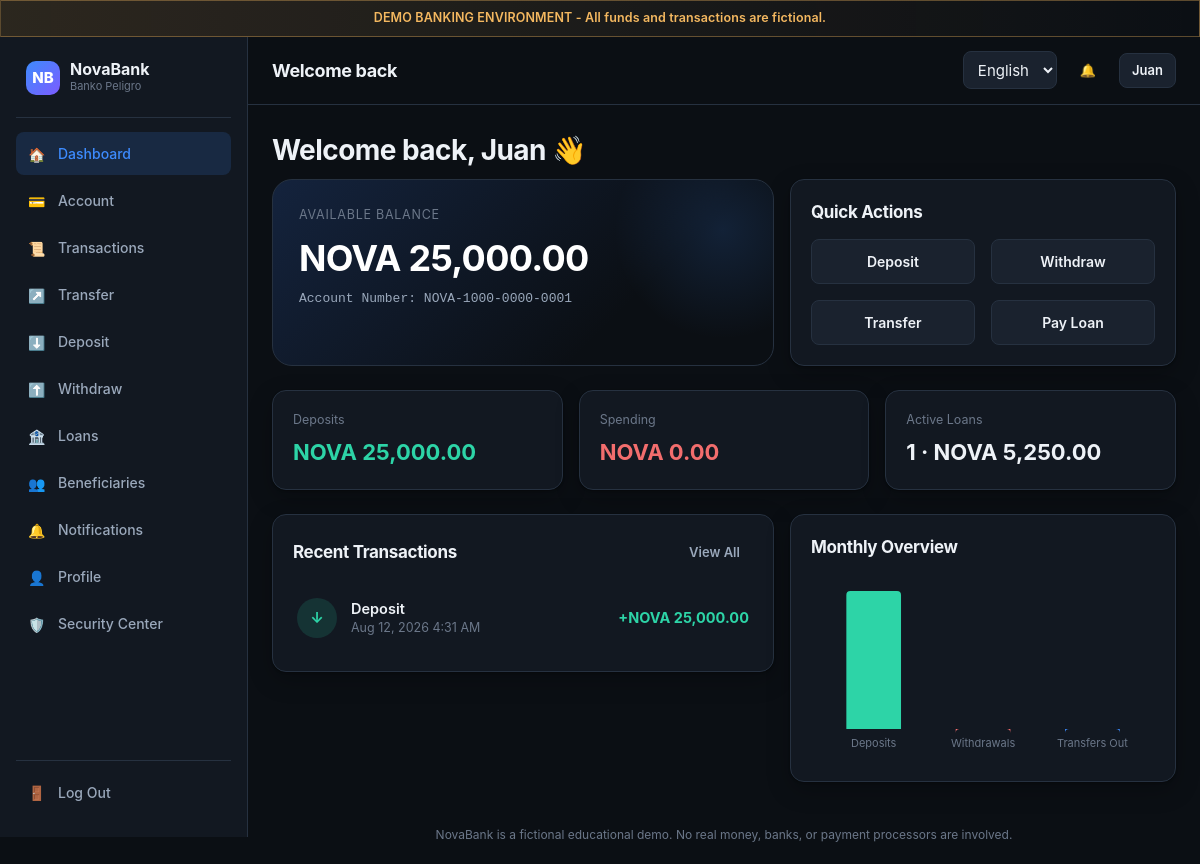
The app's page /dashboard.php (signed in) with its own data.
### tables this page shows
CREATE TABLE accounts (
    id INT UNSIGNED AUTO_INCREMENT PRIMARY KEY,
    user_id INT UNSIGNED NOT NULL UNIQUE,
    account_number VARCHAR(20) NOT NULL UNIQUE,
    balance DECIMAL(15,2) NOT NULL DEFAULT 0.00,
    currency VARCHAR(5) NOT NULL DEFAULT 'NOVA',
    status ENUM('active','locked') NOT NULL DEFAULT 'active',
    created_at TIMESTAMP NOT NULL DEFAULT CURRENT_TIMESTAMP,
    FOREIGN KEY (user_id) REFERENCES users(id) ON DELETE CASCADE,
    CONSTRAINT chk_balance_nonnegative CHECK (balance >= 0)
);

CREATE TABLE users (
    id INT UNSIGNED AUTO_INCREMENT PRIMARY KEY,
    role_id TINYINT UNSIGNED NOT NULL DEFAULT 1,
    username VARCHAR(30) NOT NULL UNIQUE,
    email VARCHAR(120) NOT NULL UNIQUE,
    password_hash VARCHAR(255) NOT NULL,
    first_name VARCHAR(60) NOT NULL,
    last_name VARCHAR(60) NOT NULL,
    mobile_number VARCHAR(20) NOT NULL,
    date_of_birth DATE NOT NULL,
    address VARCHAR(255) NOT NULL,
    status ENUM('active','locked','suspended') NOT NULL DEFAULT 'active',
    failed_login_count INT UNSIGNED NOT NULL DEFAULT 0,
    locked_until DATETIME NULL,
    created_at TIMESTAMP NOT NULL DEFAULT CURRENT_TIMESTAMP,
    updated_at TIMESTAMP NOT NULL DEFAULT CURRENT_TIMESTAMP ON UPDATE CURRENT_TIMESTAMP,
    FOREIGN KEY (role_id) REFERENCES roles(id)
);

CREATE TABLE transactions (
    id INT UNSIGNED AUTO_INCREMENT PRIMARY KEY,
    transaction_ref VARCHAR(30) NOT NULL UNIQUE,
    account_id INT UNSIGNED NOT NULL,
    type_id TINYINT UNSIGNED NOT NULL,
    amount DECIMAL(15,2) NOT NULL,
    balance_after DECIMAL(15,2) NOT NULL,
    counterparty_account_id INT UNSIGNED NULL,
    description VARCHAR(255) NULL,
    status ENUM('pending','completed','failed','reversed') NOT NULL DEFAULT 'completed',
    created_at TIMESTAMP NOT NULL DEFAULT CURRENT_TIMESTAMP,
    FOREIGN KEY (account_id) REFERENCES accounts(id),
    FOREIGN KEY (type_id) REFERENCES transaction_types(id),
    FOREIGN KEY (counterparty_account_id) REFERENCES accounts(id),
    INDEX idx_account_created (account_id, created_at)
);

CREATE TABLE transaction_types (
    id TINYINT UNSIGNED AUTO_INCREMENT PRIMARY KEY,
    code VARCHAR(30) NOT NULL UNIQUE
);

### includes/lang.php (called while the page is built, shortened)
<?php
function t(string $key): string {
    return $GLOBALS['__strings'][$key] ?? $key;
}
function current_lang(): string {
    return $GLOBALS['__lang'];
}

### includes/functions.php (called while the page is built, shortened)
<?php
function e(?string $value): string {
    return htmlspecialchars($value ?? '', ENT_QUOTES, 'UTF-8');
}
function format_money(float|string $amount): string {
    return APP_CURRENCY . ' ' . number_format((float)$amount, 2);
}
function format_date(string $datetime, string $format = 'M j, Y g:i A'): string {
    $ts = strtotime($datetime);
    return $ts ? date($format, $ts) : $datetime;
}

### includes/auth.php (called while the page is built, shortened)
<?php
function current_user_id(): ?int {
    return $_SESSION['user_id'] ?? null;
}
function current_user(): ?array {
    static $user = null;
    static $fetched = false;
    if ($fetched) return $user;
    $fetched = true;
    $uid = current_user_id();
    $stmt = db()->prepare('SELECT u.*, a.id AS account_id, a.account_number, a.balance, a.status AS account_status
                            FROM users u JOIN accounts a ON a.user_id = u.id
                            WHERE u.id = ?');
    $stmt->execute([$uid]);
    $user = $stmt->fetch() ?: null;
    return $user;
}

### config/database.php (called while the page is built, shortened)
<?php
function db(): PDO {
    static $pdo = null;
    if ($pdo === null) {
        $dsn = 'mysql:host=' . DB_HOST . ';dbname=' . DB_NAME . ';charset=' . DB_CHARSET;
        try {
            $pdo = new PDO($dsn, DB_USER, DB_PASS, [
                PDO::ATTR_ERRMODE => PDO::ERRMODE_EXCEPTION,
                PDO::ATTR_DEFAULT_FETCH_MODE => PDO::FETCH_ASSOC,
                PDO::ATTR_EMULATE_PREPARES => false,
            ]);
        } catch (PDOException $e) {
            error_log('DB connection failed: ' . $e->getMessage());
            http_response_code(500);
            die('Service temporarily unavailable. Please try again later.');
        }
    }
    return $pdo;
}

### dashboard.php (the view, shortened to what this page needs)
<?php
$user = current_user();
$pdo = db();
$stmt = $pdo->prepare(
    'SELECT t.*, tt.code AS type_code
     FROM transactions t JOIN transaction_types tt ON tt.id = t.type_id
     WHERE t.account_id = ?
     ORDER BY t.created_at DESC LIMIT 6'
);
$stmt->execute([$user['account_id']]);
$recentTransactions = $stmt->fetchAll();
$stmt = $pdo->prepare(
    "SELECT tt.code AS type_code, SUM(t.amount) AS total
     FROM transactions t JOIN transaction_types tt ON tt.id = t.type_id
     WHERE t.account_id = ? AND MONTH(t.created_at) = MONTH(CURDATE()) AND YEAR(t.created_at) = YEAR(CURDATE())
     GROUP BY tt.code"
);
$stmt->execute([$user['account_id']]);
$monthly = ['deposit' => 0, 'withdrawal' => 0, 'transfer_out' => 0, 'transfer_in' => 0];
foreach ($stmt->fetchAll() as $row) {
    $monthly[$row['type_code']] = (float)$row['total'];
}
$monthlySpending = $monthly['withdrawal'] + $monthly['transfer_out'];
$stmt = $pdo->prepare("SELECT COUNT(*) AS c, COALESCE(SUM(remaining_balance),0) AS total FROM loans WHERE user_id = ? AND status = 'active'");
$stmt->execute([$user['id']]);
$loanSummary = $stmt->fetch();
$pageTitle = t('dashboard_welcome');
require __DIR__ . '/includes/header.php';
?>
<h1><?= e(t('dashboard_welcome')) ?>, <?= e($user['first_name']) ?> 👋</h1>
<div class="grid grid-2 mb-24" style="grid-template-columns: 1.3fr 1fr;">
    <div class="balance-card">
        <div class="balance-label"><?= e(t('dashboard_available_balance')) ?></div>
        <div class="balance-amount"><?= e(format_money($user['balance'])) ?></div>
        <div class="balance-account"><?= e(t('dashboard_account_number')) ?>: <?= e($user['account_number']) ?></div>
    </div>
    <div class="card">
        <div class="card-header"><h3><?= e(t('dashboard_quick_actions')) ?></h3></div>
        <div class="grid grid-2">
            <a href="<?= APP_BASE_URL ?>/deposit.php" class="btn btn-secondary"><?= e(t('action_deposit')) ?></a>
            <a href="<?= APP_BASE_URL ?>/withdraw.php" class="btn btn-secondary"><?= e(t('action_withdraw')) ?></a>
            <a href="<?= APP_BASE_URL ?>/transfer.php" class="btn btn-secondary"><?= e(t('action_transfer')) ?></a>
            <a href="<?= APP_BASE_URL ?>/loans.php" class="btn btn-secondary"><?= e(t('action_pay_loan')) ?></a>
        </div>
    </div>
</div>
<div class="grid grid-3 mb-24">
    <div class="card stat-card">
        <span class="stat-label"><?= e(t('dashboard_deposits')) ?></span>
        <span class="stat-value positive"><?= e(format_money($monthly['deposit'] + $monthly['transfer_in'])) ?></span>
    </div>
    <div class="card stat-card">
        <span class="stat-label"><?= e(t('dashboard_spending')) ?></span>
        <span class="stat-value negative"><?= e(format_money($monthlySpending)) ?></span>
    </div>
    <div class="card stat-card">
        <span class="stat-label"><?= e(t('dashboard_active_loans')) ?></span>
        <span class="stat-value"><?= (int)$loanSummary['c'] ?> · <?= e(format_money($loanSummary['total'])) ?></span>
    </div>
</div>
<div class="grid grid-2" style="grid-template-columns: 1.3fr 1fr; align-items:start;">
    <div class="card">
        <div class="card-header">
            <h3><?= e(t('dashboard_recent_transactions')) ?></h3>
            <a href="<?= APP_BASE_URL ?>/transactions.php" class="btn btn-ghost btn-sm"><?= e(t('dashboard_view_all')) ?></a>
        </div>
        <?php if (empty($recentTransactions)): ?>
            <div class="empty-state"><?= e(t('dashboard_no_transactions')) ?></div>
        <?php else: ?>
            <?php foreach ($recentTransactions as $t): ?>
                <?php $isCredit = in_array($t['type_code'], ['deposit', 'transfer_in', 'loan_disbursement'], true); ?>
                <div class="txn-row">
                    <div class="txn-icon <?= $isCredit ? 'in' : 'out' ?>"><?= $isCredit ? '↓' : '↑' ?></div>
                    <div class="txn-body">
                        <div class="txn-title"><?= e(ucwords(str_replace('_', ' ', $t['type_code']))) ?></div>
                        <div class="txn-meta"><?= e(format_date($t['created_at'])) ?></div>
                    </div>
                    <div class="txn-amount <?= $isCredit ? 'in' : 'out' ?>"><?= $isCredit ? '+' : '-' ?><?= e(format_money($t['amount'])) ?></div>
                </div>
            <?php endforeach; ?>
        <?php endif; ?>
    </div>
    <div class="card">
        <div class="card-header"><h3><?= e(t('dashboard_monthly_overview')) ?></h3></div>
        <canvas id="monthlyChart" style="width:100%;height:180px;"></canvas>
    </div>
</div>
<script>
document.addEventListener('DOMContentLoaded', function () {
    var canvas = document.getElementById('monthlyChart');
    if (canvas && window.NovaBankCharts) {
        window.NovaBankCharts.drawBarChart(canvas, ['Deposits', 'Withdrawals', 'Transfers Out'], [
            { value: <?= (float)($monthly['deposit'] + $monthly['transfer_in']) ?>, color: 'rgb(45,212,167)' },
            { value: <?= (float)$monthly['withdrawal'] ?>, color: 'rgb(242,109,109)' },
            { value: <?= (float)$monthly['transfer_out'] ?>, color: 'rgb(61,139,253)' }
        ]);
    }
});
</script>
<?php require __DIR__ . '/includes/footer.php'; ?>

### includes/header.php (shortened to what this page needs)
<?php
$user = current_user();
?>
<!DOCTYPE html>
<html lang="<?= e(current_lang()) ?>" data-theme="dark">
<head>
<link rel="stylesheet" href="<?= APP_BASE_URL ?>/assets/css/style.css">
</head>
<body>
<div class="demo-banner"><?= e(t('demo_notice')) ?></div>
<div class="app-shell">
    <aside class="sidebar">
        <?php require __DIR__ . '/sidebar.php'; ?>
    </aside>
    <div class="main-area">
        <header class="topbar">
            <div class="topbar-left">
                <h1 style="font-size:18px;margin:0;"><?= e($pageTitle ?? '') ?></h1>
            </div>
            <div class="topbar-right">
                <form method="get" style="margin:0;">
                    <select name="lang" onchange="this.form.submit()" aria-label="Language" style="min-height:38px;padding:6px 10px;">
                        <option value="en" <?= current_lang() === 'en' ? 'selected' : '' ?>>English</option>
                    </select>
                </form>
                <a href="<?= APP_BASE_URL ?>/notifications.php" class="btn btn-ghost btn-sm" aria-label="<?= e(t('nav_notifications')) ?>">🔔</a>
                <?php if ($user): ?>
                <a href="<?= APP_BASE_URL ?>/profile.php" class="btn btn-secondary btn-sm"><?= e($user['first_name']) ?></a>
                <?php endif; ?>
            </div>
        </header>
        <main class="page-content">

### records on screen
accounts: user.first_name "Juan", balance "NOVA 25,000.00", account_number "NOVA-1000-0000-0001"
transactions: type.code "Deposit", created_at "Aug 12, 2026 4:31 AM", amount "NOVA 25,000.00"

### other values on screen
t('demo_notice') "DEMO BANKING ENVIRONMENT - All funds and transactions are fictional."
t('app_name') "NovaBank"
t('tagline') "Banko Peligro"
$icon "🏠"
t($key) "Dashboard"
$icon "💳"
t($key) "Account"
$icon "📜"
t($key) "Transactions"
$icon "↗️"
t($key) "Transfer"
$icon "⬇️"
t($key) "Deposit"
$icon "⬆️"
t($key) "Withdraw"
